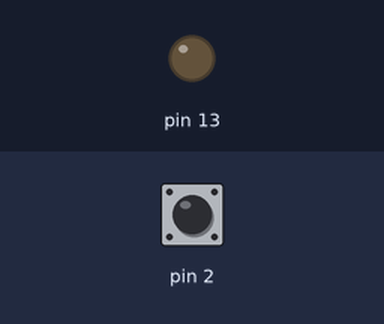
A sketch run on a simulated Arduino Uno, built with avr-gcc and run on an emulated ATmega328P. Parts: output pins drawn as LEDs (lit = HIGH). The inputs (shaded band) are chosen by the test bench; at power-on: pin 2 HIGH.

Above: at 1.2 s.
1.3 s: pin 2 pulled LOW for 0.15 s
At 1.37 s:
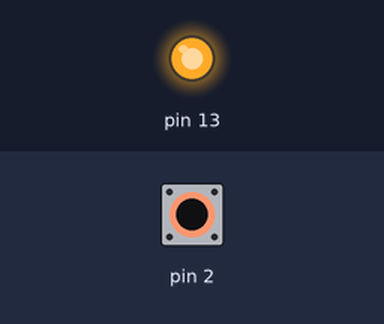
2.9 s: pin 2 pulled LOW for 3.2 s
At 6.4 s:
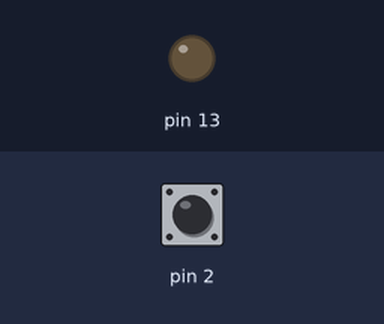
Timing chart, 0 to 7.9 s (numbered marks = the images above; inputs shaded):
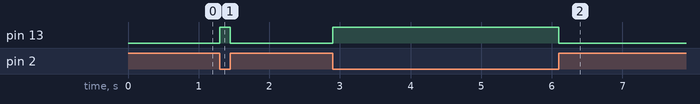

The sketch:

pushBotton_LED.ino
```cpp
bool pushBotton;

void setup() {
  // put your setup code here, to run once:
  pinMode(2,INPUT_PULLUP);
  pinMode(13,OUTPUT);
}

void loop() {
  // put your main code here, to run repeatedly:
  pushBotton = digitalRead(2);
//按下按键，引脚2低电平，不按按键，引脚2高电平
//~~~~pushbottom = 0，~~~~pushButton = 1
  if (pushBotton){
    digitalWrite(13,LOW);    //点亮LED
  }else{
    digitalWrite(13,HIGH);   //熄灭LED
  }
}
```

Measured:
- after the input at 1.3 s, pin 13: LOW → HIGH at once, → LOW 0.15 s later
- after the input at 2.9 s, pin 13: LOW → HIGH at once, → LOW 3.2 s later
